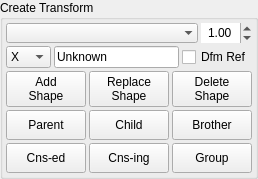
         <widget class="QGroupBox" name="groupBox_2">
          <property name="title">
           <string>Create Transform</string>
          </property>
          <layout class="QVBoxLayout" name="verticalLayout_3">
           <property name="spacing">
            <number>3</number>
           </property>
           <property name="margin">
            <number>3</number>
           </property>
           <item>
            <layout class="QHBoxLayout" name="horizontalLayout_5">
             <property name="spacing">
              <number>3</number>
             </property>
             <item>
              <widget class="QComboBox" name="uiIconCBOX">
               <property name="sizePolicy">
                <sizepolicy hsizetype="Expanding" vsizetype="Preferred">
                 <horstretch>0</horstretch>
                 <verstretch>0</verstretch>
                </sizepolicy>
               </property>
               <property name="minimumSize">
                <size>
                 <width>0</width>
                 <height>20</height>
                </size>
               </property>
               <property name="toolTip">
                <string>List of available Shapes</string>
               </property>
               <property name="currentIndex">
                <number>-1</number>
               </property>
               <property name="maxVisibleItems">
                <number>20</number>
               </property>
               <property name="frame">
                <bool>false</bool>
               </property>
              </widget>
             </item>
             <item>
              <widget class="QDoubleSpinBox" name="uiIconSizeSPN">
               <property name="sizePolicy">
                <sizepolicy hsizetype="Fixed" vsizetype="Preferred">
                 <horstretch>0</horstretch>
                 <verstretch>0</verstretch>
                </sizepolicy>
               </property>
               <property name="minimumSize">
                <size>
                 <width>0</width>
                 <height>0</height>
                </size>
               </property>
               <property name="maximumSize">
                <size>
                 <width>16777215</width>
                 <height>16777215</height>
                </size>
               </property>
               <property name="focusPolicy">
                <enum>Qt::ClickFocus</enum>
               </property>
               <property name="toolTip">
                <string>Size of newly created Shapes</string>
               </property>
               <property name="inputMethodHints">
                <set>Qt::ImhFormattedNumbersOnly</set>
               </property>
               <property name="frame">
                <bool>false</bool>
               </property>
               <property name="alignment">
                <set>Qt::AlignCenter</set>
               </property>
               <property name="buttonSymbols">
                <enum>QAbstractSpinBox::UpDownArrows</enum>
               </property>
               <property name="accelerated">
                <bool>false</bool>
               </property>
               <property name="minimum">
                <double>0.010000000000000</double>
               </property>
               <property name="singleStep">
                <double>0.100000000000000</double>
               </property>
               <property name="value">
                <double>1.000000000000000</double>
               </property>
              </widget>
             </item>
            </layout>
           </item>
           <item>
            <widget class="QWidget" name="uiRigWDG" native="true">
             <layout class="QHBoxLayout" name="horizontalLayout">
              <property name="spacing">
               <number>3</number>
              </property>
              <property name="margin">
               <number>0</number>
              </property>
              <item>
               <widget class="QComboBox" name="uiLocationCBOX">
                <property name="sizePolicy">
                 <sizepolicy hsizetype="Fixed" vsizetype="Fixed">
                  <horstretch>0</horstretch>
                  <verstretch>0</verstretch>
                 </sizepolicy>
                </property>
                <property name="maximumSize">
                 <size>
                  <width>45</width>
                  <height>16777215</height>
                 </size>
                </property>
                <property name="currentIndex">
                 <number>3</number>
                </property>
                <item>
                 <property name="text">
                  <string>L</string>
                 </property>
                </item>
                <item>
                 <property name="text">
                  <string>R</string>
                 </property>
                </item>
                <item>
                 <property name="text">
                  <string>M</string>
                 </property>
                </item>
                <item>
                 <property name="text">
                  <string>X</string>
                 </property>
                </item>
                <item>
                 <property name="text">
                  <string>Bk</string>
                 </property>
                </item>
                <item>
                 <property name="text">
                  <string>Fr</string>
                 </property>
                </item>
                <item>
                 <property name="text">
                  <string>LFr</string>
                 </property>
                </item>
                <item>
                 <property name="text">
                  <string>LBk</string>
                 </property>
                </item>
                <item>
                 <property name="text">
                  <string>RFr</string>
                 </property>
                </item>
                <item>
                 <property name="text">
                  <string>RBk</string>
                 </property>
                </item>
                <item>
                 <property name="text">
                  <string>MFr</string>
                 </property>
                </item>
                <item>
                 <property name="text">
                  <string>MBk</string>
                 </property>
                </item>
               </widget>
              </item>
              <item>
               <widget class="QLineEdit" name="uiNameLINE">
                <property name="sizePolicy">
                 <sizepolicy hsizetype="Preferred" vsizetype="Fixed">
                  <horstretch>0</horstretch>
                  <verstretch>0</verstretch>
                 </sizepolicy>
                </property>
                <property name="text">
                 <string>Unknown</string>
                </property>
               </widget>
              </item>
              <item>
               <widget class="QCheckBox" name="uiDfmRefCHK">
                <property name="sizePolicy">
                 <sizepolicy hsizetype="Fixed" vsizetype="Fixed">
                  <horstretch>0</horstretch>
                  <verstretch>0</verstretch>
                 </sizepolicy>
                </property>
                <property name="text">
                 <string>Dfm Ref</string>
                </property>
               </widget>
              </item>
             </layout>
            </widget>
           </item>
           <item>
            <layout class="QGridLayout" name="gridLayout_9">
             <property name="spacing">
              <number>3</number>
             </property>
             <item row="2" column="1">
              <widget class="QPushButton" name="uiAddConstrainingBTN">
               <property name="enabled">
                <bool>true</bool>
               </property>
               <property name="sizePolicy">
                <sizepolicy hsizetype="Expanding" vsizetype="Preferred">
                 <horstretch>0</horstretch>
                 <verstretch>0</verstretch>
                </sizepolicy>
               </property>
               <property name="minimumSize">
                <size>
                 <width>0</width>
                 <height>30</height>
                </size>
               </property>
               <property name="maximumSize">
                <size>
                 <width>8000</width>
                 <height>8000</height>
                </size>
               </property>
               <property name="toolTip">
                <string>For each selected transform,
Create constraining locator matching transform.</string>
               </property>
               <property name="text">
                <string>Cns-ing</string>
               </property>
               <property name="bgColor" stdset="0">
                <string>yellow</string>
               </property>
              </widget>
             </item>
             <item row="1" column="0">
              <widget class="QPushButton" name="uiAddParentBTN">
               <property name="sizePolicy">
                <sizepolicy hsizetype="Expanding" vsizetype="Preferred">
                 <horstretch>0</horstretch>
                 <verstretch>0</verstretch>
                </sizepolicy>
               </property>
               <property name="minimumSize">
                <size>
                 <width>0</width>
                 <height>30</height>
                </size>
               </property>
               <property name="maximumSize">
                <size>
                 <width>8000</width>
                 <height>8000</height>
                </size>
               </property>
               <property name="toolTip">
                <string>For each selected transform,
Create parent locator matching transform.</string>
               </property>
               <property name="text">
                <string>Parent</string>
               </property>
               <property name="bgColor" stdset="0">
                <string>green</string>
               </property>
              </widget>
             </item>
             <item row="1" column="1">
              <widget class="QPushButton" name="uiAddChildBTN">
               <property name="sizePolicy">
                <sizepolicy hsizetype="Expanding" vsizetype="Preferred">
                 <horstretch>0</horstretch>
                 <verstretch>0</verstretch>
                </sizepolicy>
               </property>
               <property name="minimumSize">
                <size>
                 <width>0</width>
                 <height>30</height>
                </size>
               </property>
               <property name="maximumSize">
                <size>
                 <width>8000</width>
                 <height>8000</height>
                </size>
               </property>
               <property name="toolTip">
                <string>For each selected transform,
Create child locator matching transform.</string>
               </property>
               <property name="styleSheet">
                <string notr="true"/>
               </property>
               <property name="text">
                <string>Child</string>
               </property>
               <property name="bgColor" stdset="0">
                <string>green</string>
               </property>
              </widget>
             </item>
             <item row="1" column="2">
              <widget class="QPushButton" name="uiAddBrotherBTN">
               <property name="sizePolicy">
                <sizepolicy hsizetype="Expanding" vsizetype="Preferred">
                 <horstretch>0</horstretch>
                 <verstretch>0</verstretch>
                </sizepolicy>
               </property>
               <property name="minimumSize">
                <size>
                 <width>0</width>
                 <height>30</height>
                </size>
               </property>
               <property name="maximumSize">
                <size>
                 <width>8000</width>
                 <height>8000</height>
                </size>
               </property>
               <property name="toolTip">
                <string>For each selected transform,
Create brother locator matching transform.</string>
               </property>
               <property name="text">
                <string>Brother</string>
               </property>
               <property name="bgColor" stdset="0">
                <string>green</string>
               </property>
              </widget>
             </item>
             <item row="2" column="0">
              <widget class="QPushButton" name="uiAddConstrainedBTN">
               <property name="enabled">
                <bool>true</bool>
               </property>
               <property name="sizePolicy">
                <sizepolicy hsizetype="Expanding" vsizetype="Preferred">
                 <horstretch>0</horstretch>
                 <verstretch>0</verstretch>
                </sizepolicy>
               </property>
               <property name="minimumSize">
                <size>
                 <width>0</width>
                 <height>30</height>
                </size>
               </property>
               <property name="maximumSize">
                <size>
                 <width>8000</width>
                 <height>8000</height>
                </size>
               </property>
               <property name="toolTip">
                <string>For each selected transform,
Create constrained locator matching transform.</string>
               </property>
               <property name="text">
                <string>Cns-ed</string>
               </property>
               <property name="bgColor" stdset="0">
                <string>yellow</string>
               </property>
              </widget>
             </item>
             <item row="0" column="0">
              <widget class="QPushButton" name="uiAddShapeBTN">
               <property name="sizePolicy">
                <sizepolicy hsizetype="Expanding" vsizetype="Preferred">
                 <horstretch>0</horstretch>
                 <verstretch>0</verstretch>
                </sizepolicy>
               </property>
               <property name="minimumSize">
                <size>
                 <width>0</width>
                 <height>30</height>
                </size>
               </property>
               <property name="maximumSize">
                <size>
                 <width>8000</width>
                 <height>8000</height>
                </size>
               </property>
               <property name="toolTip">
                <string>Add the selected shape from the list to the selected Transform</string>
               </property>
               <property name="text">
                <string>Add
Shape</string>
               </property>
               <property name="bgColor" stdset="0">
                <string>lightBlue</string>
               </property>
              </widget>
             </item>
             <item row="0" column="1">
              <widget class="QPushButton" name="uiReplaceShapeBTN">
               <property name="sizePolicy">
                <sizepolicy hsizetype="Expanding" vsizetype="Preferred">
                 <horstretch>0</horstretch>
                 <verstretch>0</verstretch>
                </sizepolicy>
               </property>
               <property name="minimumSize">
                <size>
                 <width>0</width>
                 <height>30</height>
                </size>
               </property>
               <property name="maximumSize">
                <size>
                 <width>8000</width>
                 <height>8000</height>
                </size>
               </property>
               <property name="toolTip">
                <string>Replaces the shape of the selected Transforms with the one from the list</string>
               </property>
               <property name="text">
                <string>Replace
Shape</string>
               </property>
               <property name="bgColor" stdset="0">
                <string>lightBlue</string>
               </property>
              </widget>
             </item>
             <item row="0" column="2">
              <widget class="QPushButton" name="uiDeleteShapeBTN">
               <property name="sizePolicy">
                <sizepolicy hsizetype="Expanding" vsizetype="Preferred">
                 <horstretch>0</horstretch>
                 <verstretch>0</verstretch>
                </sizepolicy>
               </property>
               <property name="minimumSize">
                <size>
                 <width>0</width>
                 <height>30</height>
                </size>
               </property>
               <property name="maximumSize">
                <size>
                 <width>8000</width>
                 <height>8000</height>
                </size>
               </property>
               <property name="baseSize">
                <size>
                 <width>0</width>
                 <height>0</height>
                </size>
               </property>
               <property name="toolTip">
                <string>Delete the shape of selected Transforms</string>
               </property>
               <property name="text">
                <string>Delete
Shape</string>
               </property>
               <property name="bgColor" stdset="0">
                <string>lightRed</string>
               </property>
              </widget>
             </item>
             <item row="2" column="2">
              <widget class="QPushButton" name="uiTransformGroupBTN">
               <property name="sizePolicy">
                <sizepolicy hsizetype="Expanding" vsizetype="Preferred">
                 <horstretch>0</horstretch>
                 <verstretch>0</verstretch>
                </sizepolicy>
               </property>
               <property name="minimumSize">
                <size>
                 <width>0</width>
                 <height>30</height>
                </size>
               </property>
               <property name="maximumSize">
                <size>
                 <width>8000</width>
                 <height>8000</height>
                </size>
               </property>
               <property name="toolTip">
                <string>For the whole selection,
Create one parent transform at the origin.</string>
               </property>
               <property name="text">
                <string>Group</string>
               </property>
               <property name="bgColor" stdset="0">
                <string>orange</string>
               </property>
              </widget>
             </item>
            </layout>
           </item>
          </layout>
         </widget>
